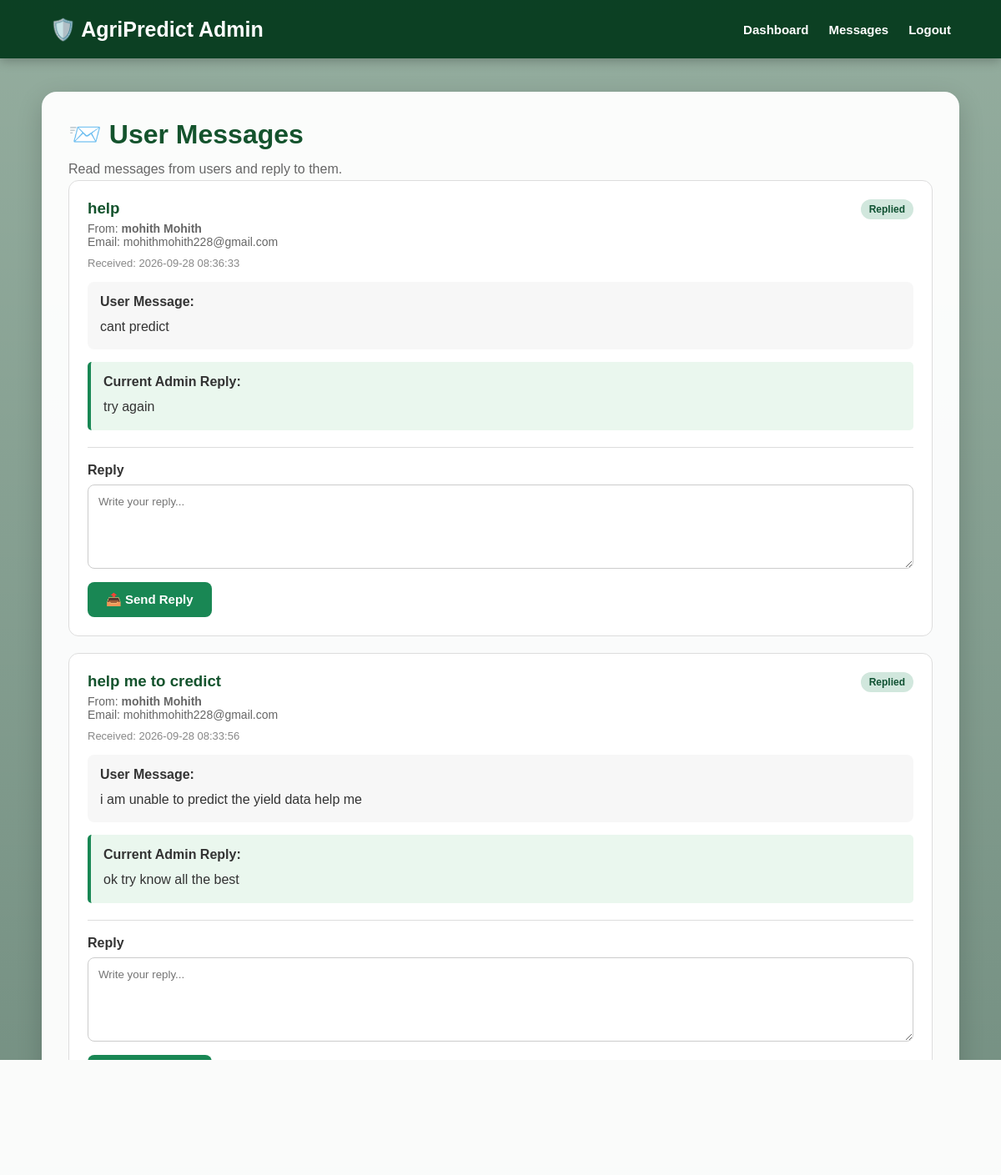
The app's page /admin/messages (signed in) with its own data.
### tables this page shows
CREATE TABLE messages (
            id INTEGER PRIMARY KEY AUTOINCREMENT,

            user_id INTEGER NOT NULL,

            subject TEXT NOT NULL,

            message TEXT NOT NULL,

            reply TEXT,

            status TEXT DEFAULT 'Unread',

            created_at TIMESTAMP DEFAULT CURRENT_TIMESTAMP,

            replied_at TIMESTAMP,

            FOREIGN KEY (user_id) REFERENCES users(id)
        );

CREATE TABLE users (
            id INTEGER PRIMARY KEY AUTOINCREMENT,
            name TEXT NOT NULL,
            email TEXT UNIQUE NOT NULL,
            password TEXT NOT NULL
        , created_at TIMESTAMP);

### app.py (the view)
@app.route("/admin/messages")
@admin_required
def admin_messages():
    conn = get_db_connection()
    all_messages = conn.execute("""
        SELECT
            messages.*,
            users.name AS user_name,
            users.email AS user_email
        FROM messages
        JOIN users
        ON messages.user_id = users.id
        ORDER BY messages.created_at DESC
    """).fetchall()
    conn.close()
    return render_template(
        "admin_messages.html",
        messages=all_messages
    )

### app.py (called while the page is built)
def get_db_connection():
    conn = sqlite3.connect("users.db")
    conn.row_factory = sqlite3.Row
    return conn

def admin_required(function):
    @wraps(function)
    def decorated_function(*args, **kwargs):
        if "admin_id" not in session:
            return redirect(url_for("admin_login"))
        return function(*args, **kwargs)
    return decorated_function

### templates/admin_messages.html (shortened to what this page needs)
<!DOCTYPE html>
<html lang="en">
<head>
    <link rel="stylesheet"
          href="{{ url_for('static', filename='style.css') }}">
</head>
<body>
<nav class="navbar">
    <div class="logo">
        🛡️ AgriPredict Admin
    </div>
    <div class="nav-links">
        <a href="{{ url_for('admin_dashboard') }}">
            Dashboard
        </a>
        <a href="{{ url_for('admin_messages') }}">
            Messages
        </a>
        <a href="{{ url_for('admin_logout') }}">
            Logout
        </a>
    </div>
</nav>
<div class="page-container">
    <div class="page-card wide-card">
        <h1>📨 User Messages</h1>
        <p>
            Read messages from users and reply to them.
        </p>
        {% if messages %}
            {% for message in messages %}
                <div class="admin-message-card">
                    <div class="message-header">
                        <div>
                            <h3>
                                {{ message["subject"] }}
                            </h3>
                            <p>
                                From:
                                <strong>
                                    {{ message["user_name"] }}
                                </strong>
                            </p>
                            <p>
                                Email:
                                {{ message["user_email"] }}
                            </p>
                        </div>
                        <span class="message-status
                            {% if message['status'] == 'Replied' %}
                                replied
                            {% else %}
                                unread
                            {% endif %}">
                            {{ message["status"] }}
                        </span>
                    </div>
                    <p class="message-date">
                        Received:
                        {{ message["created_at"] }}
                    </p>
                    <div class="message-body">
                        <strong>
                            User Message:
                        </strong>
                        <p>
                            {{ message["message"] }}
                        </p>
                    </div>
                    {% if message["reply"] %}
                        <div class="admin-reply">
                            <strong>
                                Current Admin Reply:
                            </strong>
                            <p>
                                {{ message["reply"] }}
                            </p>
                        </div>
                    {% endif %}
                    <form method="POST"
                          action="{{ url_for('admin_reply', message_id=message['id']) }}"
                          class="reply-form">
                        <label>
                            Reply
                        </label>
                        <textarea name="reply"
                                  rows="5"
                                  placeholder="Write your reply..."
                                  required></textarea>
                        <button type="submit"
                                class="primary-button">
                            📤 Send Reply
                        </button>
                    </form>
                </div>
            {% endfor %}
        {% endif %}
    </div>
</div>
</body>
</html>

### static/style.css (style rules this page uses)
* { box-sizing: border-box; margin: 0; padding: 0; }
html { scroll-behavior: smooth; }
body { min-height: 100vh; font-family: Arial, Helvetica, sans-serif; color: #222; background-image: linear-gradient( rgba(0, 60, 25, 0.42), rgba(0, 50, 25, 0.55) ), url("/static/background.png"); background-size: cover; background-position: center; background-repeat: no-repeat; background-attachment: fixed; }
.navbar { width: 100%; min-height: 70px; display: flex; align-items: center; justify-content: space-between; padding: 12px 5%; background: rgba(0, 55, 25, 0.92); box-shadow: 0 3px 12px rgba(0, 0, 0, 0.25); position: sticky; top: 0; z-index: 1000; }
.logo { color: white; font-size: 25px; font-weight: bold; }
.nav-links { display: flex; align-items: center; gap: 24px; }
.nav-links > a { color: white; text-decoration: none; font-size: 15px; font-weight: 600; }
.prediction-card, .page-card, .result-card { background: rgba(255, 255, 255, 0.96); border-radius: 18px; box-shadow: 0 10px 30px rgba(0, 0, 0, 0.18); }
.primary-button, .secondary-button { display: inline-block; padding: 12px 22px; border-radius: 8px; border: none; text-decoration: none; cursor: pointer; font-size: 15px; font-weight: 600; transition: 0.2s; }
.primary-button { background: #198754; color: white; }
.page-container { width: 92%; max-width: 1100px; margin: 40px auto; }
.page-card { padding: 32px; color: #333; }
.page-card h1 { color: #14532d; margin-bottom: 10px; }
.page-card > p { color: #666; line-height: 1.6; }
.wide-card { width: 100%; }
.message-card, .admin-message-card { border: 1px solid #ddd; border-radius: 12px; padding: 22px; margin-bottom: 20px; background: #fff; }
.message-header { display: flex; justify-content: space-between; align-items: flex-start; gap: 15px; }
.message-header h3 { color: #14532d; margin-bottom: 5px; }
.message-header p { color: #666; font-size: 14px; }
.message-date { color: #888; font-size: 13px; margin: 10px 0; }
.message-body { padding: 15px; background: #f7f7f7; border-radius: 8px; margin-top: 15px; }
.message-body p, .admin-reply p { margin-top: 8px; line-height: 1.6; }
.admin-reply { margin-top: 15px; padding: 15px; background: #eaf7ee; border-left: 4px solid #198754; border-radius: 5px; }
.message-status { padding: 5px 10px; border-radius: 20px; font-size: 12px; font-weight: bold; white-space: nowrap; }
.message-status.replied { background: #d1e7dd; color: #0f5132; }
.reply-form { margin-top: 20px; padding-top: 18px; border-top: 1px solid #ddd; }
.reply-form label { display: block; font-weight: bold; margin-bottom: 8px; }
.reply-form textarea { width: 100%; padding: 12px; border: 1px solid #ccc; border-radius: 8px; resize: vertical; margin-bottom: 12px; font-family: inherit; }

### records on screen
messages: subject "help", user_name "mohith Mohith", user_email "mohithmohith228@gmail.com", status "Replied", created_at "2026-09-28 08:36:33", message "cant predict", reply "try again"
messages: subject "help me to credict", user_name "mohith Mohith", user_email "mohithmohith228@gmail.com", status "Replied", created_at "2026-09-28 08:33:56", message "i am unable to predict the yield data help me", reply "ok try know all the best"
